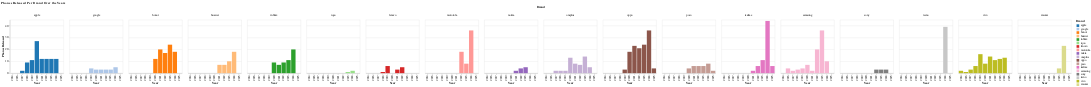

Notebook cell for this chart:
### Code cell
# Visualization 2: Phones released per brand over the years
cellphones_per_year = df.groupby(['Launched Year','Company Name']).size().reset_index(name='Phone Count')

chart = alt.Chart(cellphones_per_year).mark_bar().encode(
    x=alt.X('Launched Year:O', title='Year'),
    y=alt.Y('Phone Count:Q', title='Phones Released'),
    color=alt.Color('Company Name:N', title="Brand", scale=alt.Scale(scheme='category20')),
    column=alt.Column('Company Name:N', title='Brand'),
    tooltip=['Company Name:N', 'Launched Year:O', 'Phone Count:Q']  
).properties(
    width=200,
    height=200,
    title='Phones Released Per Brand Over the Years'
)

chart

### Figure 1 — Vega-Lite specification as saved in the notebook (floating-point values rounded to 4 significant figures)
{"config": {"view": {"continuousWidth": 300, "continuousHeight": 300}}, "data": {"name": "data-ef441ffbbd8289bb788651a801c5cbce"}, "mark": {"type": "bar"}, "encoding": {"color": {"field": "Company Name", "scale": {"scheme": "category20"}, "title": "Brand", "type": "nominal"}, "column": {"field": "Company Name", "title": "Brand", "type": "nominal"}, "tooltip": [{"field": "Company Name", "type": "nominal"}, {"field": "Launched Year", "type": "ordinal"}, {"field": "Phone Count", "type": "quantitative"}], "x": {"field": "Launched Year", "title": "Year", "type": "ordinal"}, "y": {"field": "Phone Count", "title": "Phones Released", "type": "quantitative"}}, "height": 200, "title": "Phones Released Per Brand Over the Years", "width": 200, "$schema": "https://vega.github.io/schema/vega-lite/v5.20.1.json", "datasets": {"data-ef441ffbbd8289bb788651a801c5cbce": [{"Launched Year": 2014, "Company Name": "vivo", "Phone Count": 2}, {"Launched Year": 2016, "Company Name": "samsung", "Phone Count": 4}, {"Launched Year": 2016, "Company Name": "vivo", "Phone Count": 1}, {"Launched Year": 2017, "Company Name": "apple", "Phone Count": 2}, {"Launched Year": 2017, "Company Name": "oneplus", "Phone Count": 2}, {"Launched Year": 2017, "Company Name": "samsung", "Phone Count": 2}, {"Launched Year": 2017, "Company Name": "vivo", "Phone Count": 3}, {"Launched Year": 2018, "Company Name": "apple", "Phone Count": 9}, {"Launched Year": 2018, "Company Name": "lenovo", "Phone Count": 1}, {"Launched Year": 2018, "Company Name": "oneplus", "Phone Count": 2}, {"Launched Year": 2018, "Company Name": "samsung", "Phone Count": 3}, {"Launched Year": 2018, "Company Name": "vivo", "Phone Count": 6}, {"Launched Year": 2019, "Company Name": "apple", "Phone Count": 11}, {"Launched Year": 2019, "Company Name": "google", "Phone Count": 4}, {"Launched Year": 2019, "Company Name": "lenovo", "Phone Count": 6}, {"Launched Year": 2019, "Company Name": "oneplus", "Phone Count": 2}, {"Launched Year": 2019, "Company Name": "oppo", "Phone Count": 3}, {"Launched Year": 2019, "Company Name": "samsung", "Phone Count": 4}, {"Launched Year": 2019, "Company Name": "vivo", "Phone Count": 16}, {"Launched Year": 2020, "Company Name": "apple", "Phone Count": 27}, {"Launched Year": 2020, "Company Name": "google", "Phone Count": 3}, {"Launched Year": 2020, "Company Name": "honor", "Phone Count": 12}, {"Launched Year": 2020, "Company Name": "infinix", "Phone Count": 9}, {"Launched Year": 2020, "Company Name": "oneplus", "Phone Count": 13}, {"Launched Year": 2020, "Company Name": "oppo", "Phone Count": 18}, {"Launched Year": 2020, "Company Name": "poco", "Phone Count": 4}, {"Launched Year": 2020, "Company Name": "samsung", "Phone Count": 7}, {"Launched Year": 2020, "Company Name": "vivo", "Phone Count": 8}, {"Launched Year": 2021, "Company Name": "apple", "Phone Count": 12}, {"Launched Year": 2021, "Company Name": "google", "Phone Count": 3}, {"Launched Year": 2021, "Company Name": "honor", "Phone Count": 20}, {"Launched Year": 2021, "Company Name": "huawei", "Phone Count": 7}, {"Launched Year": 2021, "Company Name": "infinix", "Phone Count": 7}, {"Launched Year": 2021, "Company Name": "lenovo", "Phone Count": 3}, {"Launched Year": 2021, "Company Name": "nokia", "Phone Count": 2}, {"Launched Year": 2021, "Company Name": "oneplus", "Phone Count": 8}, {"Launched Year": 2021, "Company Name": "oppo", "Phone Count": 23}, {"Launched Year": 2021, "Company Name": "poco", "Phone Count": 6}, {"Launched Year": 2021, "Company Name": "realme", "Phone Count": 2}, {"Launched Year": 2021, "Company Name": "samsung", "Phone Count": 2}, {"Launched Year": 2021, "Company Name": "vivo", "Phone Count": 14}, {"Launched Year": 2022, "Company Name": "apple", "Phone Count": 12}, {"Launched Year": 2022, "Company Name": "google", "Phone Count": 3}, {"Launched Year": 2022, "Company Name": "honor", "Phone Count": 17}, {"Launched Year": 2022, "Company Name": "huawei", "Phone Count": 7}, {"Launched Year": 2022, "Company Name": "infinix", "Phone Count": 9}, {"Launched Year": 2022, "Company Name": "lenovo", "Phone Count": 5}, {"Launched Year": 2022, "Company Name": "motorola", "Phone Count": 18}, {"Launched Year": 2022, "Company Name": "nokia", "Phone Count": 4}, {"Launched Year": 2022, "Company Name": "oneplus", "Phone Count": 7}, {"Launched Year": 2022, "Company Name": "oppo", "Phone Count": 21}, {"Launched Year": 2022, "Company Name": "poco", "Phone Count": 6}, {"Launched Year": 2022, "Company Name": "realme", "Phone Count": 6}, {"Launched Year": 2022, "Company Name": "samsung", "Phone Count": 20}, {"Launched Year": 2022, "Company Name": "sony", "Phone Count": 3}, {"Launched Year": 2022, "Company Name": "vivo", "Phone Count": 11}, {"Launched Year": 2023, "Company Name": "apple", "Phone Count": 12}, {"Launched Year": 2023, "Company Name": "google", "Phone Count": 3}, {"Launched Year": 2023, "Company Name": "honor", "Phone Count": 24}, {"Launched Year": 2023, "Company Name": "huawei", "Phone Count": 10}, {"Launched Year": 2023, "Company Name": "infinix", "Phone Count": 11}, {"Launched Year": 2023, "Company Name": "iqoo", "Phone Count": 1}, {"Launched Year": 2023, "Company Name": "motorola", "Phone Count": 8}, {"Launched Year": 2023, "Company Name": "nokia", "Phone Count": 5}, {"Launched Year": 2023, "Company Name": "oneplus", "Phone Count": 14}, {"Launched Year": 2023, "Company Name": "oppo", "Phone Count": 24}, {"Launched Year": 2023, "Company Name": "poco", "Phone Count": 6}, {"Launched Year": 2023, "Company Name": "realme", "Phone Count": 11}, {"Launched Year": 2023, "Company Name": "samsung", "Phone Count": 36}, {"Launched Year": 2023, "Company Name": "sony", "Phone Count": 3}, {"Launched Year": 2023, "Company Name": "vivo", "Phone Count": 12}, {"Launched Year": 2023, "Company Name": "xiaomi", "Phone Count": 4}, {"Launched Year": 2024, "Company Name": "apple", "Phone Count": 12}, {"Launched Year": 2024, "Company Name": "google", "Phone Count": 5}, {"Launched Year": 2024, "Company Name": "honor", "Phone Count": 18}, {"Launched Year": 2024, "Company Name": "huawei", "Phone Count": 18}, {"Launched Year": 2024, "Company Name": "infinix", "Phone Count": 20}, {"Launched Year": 2024, "Company Name": "iqoo", "Phone Count": 2}, {"Launched Year": 2024, "Company Name": "motorola", "Phone Count": 36}, {"Launched Year": 2024, "Company Name": "oneplus", "Phone Count": 5}, {"Launched Year": 2024, "Company Name": "oppo", "Phone Count": 36}, {"Launched Year": 2024, "Company Name": "poco", "Phone Count": 8}, {"Launched Year": 2024, "Company Name": "realme", "Phone Count": 44}, {"Launched Year": 2024, "Company Name": "samsung", "Phone Count": 10}, {"Launched Year": 2024, "Company Name": "sony", "Phone Count": 3}, {"Launched Year": 2024, "Company Name": "tecno", "Phone Count": 39}, {"Launched Year": 2024, "Company Name": "vivo", "Phone Count": 13}, {"Launched Year": 2024, "Company Name": "xiaomi", "Phone Count": 23}, {"Launched Year": 2025, "Company Name": "oppo", "Phone Count": 4}, {"Launched Year": 2025, "Company Name": "poco", "Phone Count": 2}, {"Launched Year": 2025, "Company Name": "realme", "Phone Count": 6}]}}
